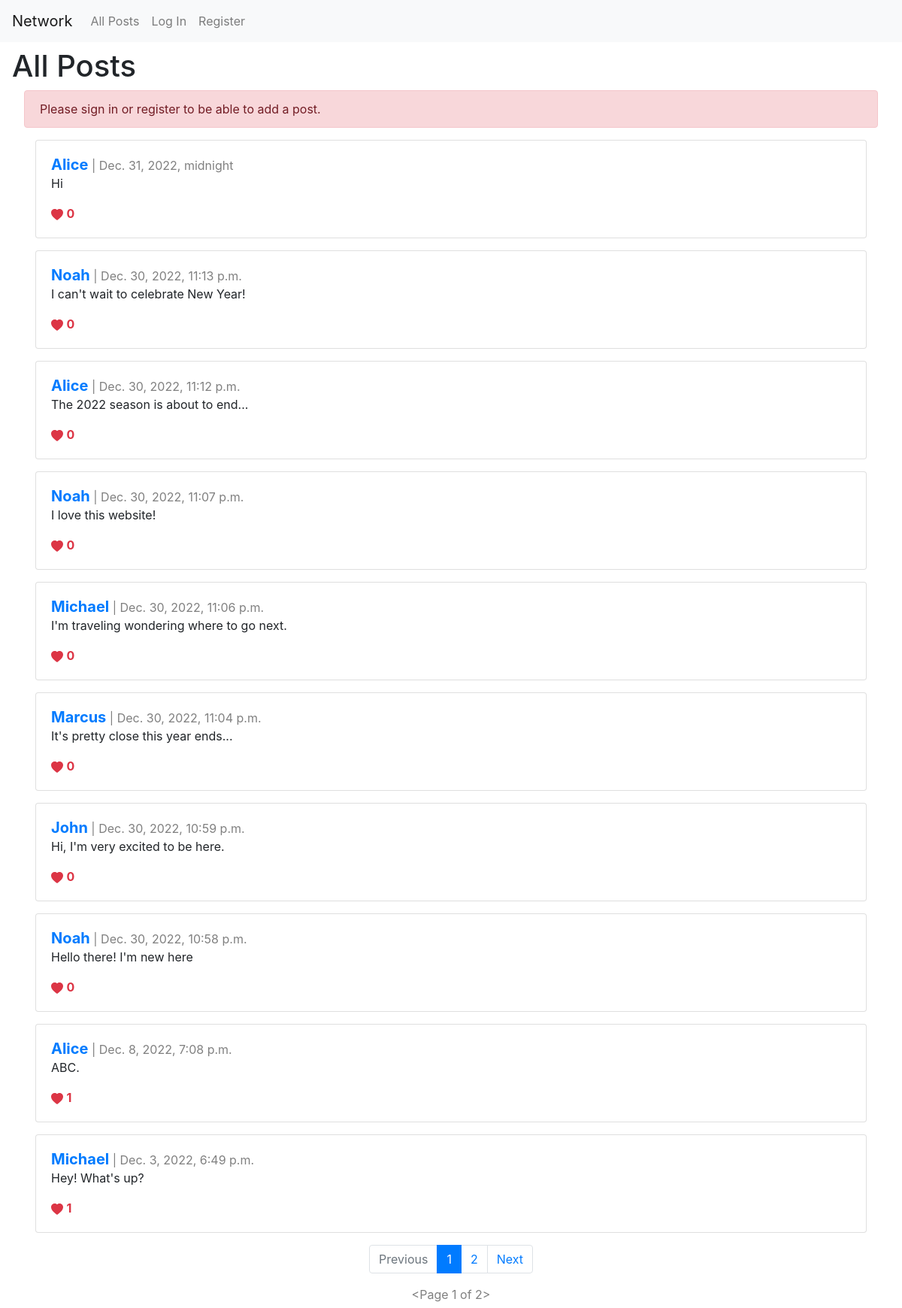
The page / on the database its author committed.
### network/models.py (models this page shows, shortened)
class Post(models.Model):
    author = models.ForeignKey("User", on_delete=models.CASCADE, related_name="user")
    description = models.CharField(max_length=1000)
    timestamp = models.DateTimeField(auto_now_add=True)

class User(AbstractUser):
    pass

### network/views.py (the view)
# urls.py: path("", views.index, name="index"),
def index(request):
    posts = Post.objects.all().order_by("id").reverse()
    p = Paginator(posts, 10)
    pageNumber = request.GET.get('page')
    postsPage = p.get_page(pageNumber)
    totalLikes = Like.objects.all()
    postsLiked = []
    try:
        for like in totalLikes:
            if like.user.id == request.user.id:
                postsLiked.append(like.post.id)
    except:
        postsLiked = []
    return render(request, "network/index.html", {
        "posts": posts,
        "postsPage": postsPage,
        "postsLiked": postsLiked,
        "totalLikes": totalLikes
    })

### network/templates/network/index.html (shortened to what this page needs)
{% extends "network/layout.html" %}
{% block body %}
<div class="main-title">
    <h1>All Posts</h1>
</div>
<div class="main-content">
    {% if user.is_authenticated %}
    <div class="row">
        <div class="col">
            <div class="card h-100" id="post-grid">
                <div class="card-body">
                    <form action="{% url 'newPost' %}" method="POST">
                        {% csrf_token %}
                        <h4><strong>New Post</strong></h4>
                        <textarea name="newPostText" id="newPostText" rows="4"></textarea>
                        <div align="right">
                            <button id="newPostButton" type="submit" name="newPostButton"
                                class="btn btn-outline-primary">
                                <svg xmlns="http://www.w3.org/2000/svg" width="16" height="16" fill="currentColor"
                                    class="bi bi-pencil-square" viewBox="0 0 16 16">
                                    <path
                                        d="M15.502 1.94a.5.5 0 0 1 0 .706L14.459 3.69l-2-2L13.502.646a.5.5 0 0 1 .707 0l1.293 1.293zm-1.75 2.456-2-2L4.939 9.21a.5.5 0 0 0-.121.196l-.805 2.414a.25.25 0 0 0 .316.316l2.414-.805a.5.5 0 0 0 .196-.12l6.813-6.814z" />
                                    <path fill-rule="evenodd"
                                        d="M1 13.5A1.5 1.5 0 0 0 2.5 15h11a1.5 1.5 0 0 0 1.5-1.5v-6a.5.5 0 0 0-1 0v6a.5.5 0 0 1-.5.5h-11a.5.5 0 0 1-.5-.5v-11a.5.5 0 0 1 .5-.5H9a.5.5 0 0 0 0-1H2.5A1.5 1.5 0 0 0 1 2.5v11z" />
                                </svg>
                                <strong>ADD POST</strong>
                            </button>
                        </div>
                    </form>
                </div>
            </div>
        </div>
    </div>
    {% else %}
    <div class="alert alert-danger" role="alert">
        Please sign in or register to be able to add a post.
    </div>
    {% endif %}
    {% for post in postsPage %}
    <div class="row">
        <div class="col">
            <div class="card h-100" id="post-grid">
                <div class="card-body">
                    <h5 style="display: inline" class="card-title"><a href="{% url 'profilePage' user_id=post.author.id %}"><strong>{{ post.author }}</strong></a></h5>
                    <div style="display: inline; color: gray;" class="card-date"> | {{ post.timestamp }}</div>
                    <p class="card-text" id="description{{post.id}}">{{ post.description }}</p>
                    <div class="card-buttonsContainer">
                        {% if user.is_authenticated %}
                            {% if post.id in postsLiked %}
                            <div align="left" class="card-button">
                                <button id="heartButton{{post.id}}" onClick="likeHandler('{{ post.id }}', '{{postsLiked}}', '{{post.post_like.count}}')" type="submit" name="heartButton" class="btn btn-outline-danger heartButton">
                                    <svg xmlns="http://www.w3.org/2000/svg" width="16" height="16" fill="currentColor"
                                        class="bi bi-heart-fill" viewBox="0 0 16 16">
                                        <path fill-rule="evenodd"
                                            d="M8 1.314C12.438-3.248 23.534 4.735 8 15-7.534 4.736 3.562-3.248 8 1.314z" />
                                    </svg>
                                    <strong>{{ post.post_like.count }}</strong>
                                </button>
                            </div>
                            {% else %}
                            <div align="left" class="card-button">
                                <button id="heartButton{{post.id}}" onClick="likeHandler('{{ post.id }}', '{{postsLiked}}', '{{post.post_like.count}}')" type="submit" name="heartButton" class="btn btn-outline-danger heartButton">
                                    <svg xmlns="http://www.w3.org/2000/svg" width="16" height="16" fill="currentColor" class="bi bi-heart" viewBox="0 0 16 16">
                                        <path d="m8 2.748-.717-.737C5.6.281 2.514.878 1.4 3.053c-.523 1.023-.641 2.5.314 4.385.92 1.815 2.834 3.989 6.286 6.357 3.452-2.368 5.365-4.542 6.286-6.357.955-1.886.838-3.362.314-4.385C13.486.878 10.4.28 8.717 2.01L8 2.748zM8 15C-7.333 4.868 3.279-3.04 7.824 1.143c.06.055.119.112.176.171a3.12 3.12 0 0 1 .176-.17C12.72-3.042 23.333 4.867 8 15z"/>
                                    </svg>
                                    <strong>{{ post.post_like.count }}</strong>
                                </button>
                            </div>
                            {% endif %}
                        {% else %}
                                <svg xmlns="http://www.w3.org/2000/svg" width="16" height="16" fill="#dc3545"
                                    class="bi bi-heart-fill" viewBox="0 0 16 16">
                                    <path fill-rule="evenodd"
                                        d="M8 1.314C12.438-3.248 23.534 4.735 8 15-7.534 4.736 3.562-3.248 8 1.314z" />
                                </svg>
                                <strong style="color: #dc3545">{{ post.post_like.count }}</strong>
                        {% endif %}
                    </div>
                </div>
            </div>
        </div>
    </div>
    {% endfor %}
    <nav aria-label="...">
        <ul class="pagination d-flex justify-content-center">
            {% if postsPage.has_previous %}
                <li class="page-item">
                    <a class="page-link" href="?page={{ postsPage.previous_page_number }}">Previous</a>
                </li>
            {% else %}
                <li class="page-item disabled">
                    <a class="page-link">Previous</a>
                </li>
            {% endif %}
            {% for pageNumber in postsPage.paginator.page_range %}
                {% if postsPage.number == pageNumber %}
                    <li class="page-item active" aria-current="page">
                        <a class="page-link">{{pageNumber}}</a>
                    </li>
                {% else %}
                    <a href="?page={{ pageNumber }}" class="page-link">
                        {{ pageNumber }}
                    </a>
                {% endif %}
            {% endfor %}
            {% if postsPage.has_next %}
                <li class="page-item">
                    <a class="page-link" href="?page={{ postsPage.next_page_number }}">Next</a>
                </li>
            {% else %}
                <li class="page-item disabled">
                    <a class="page-link">Next</a>
                </li>
            {% endif %}
        </ul>
    </nav>
    <div class="d-flex justify-content-center" style="color: gray;" class="card-date">{{ postsPage }}</div>
</div>
{% endblock %}

### network/static/network/styles.css (style rules this page uses)
.row { margin: 1em 0em; }
.main-title { margin: .5em 1em; }
.main-content { margin: .4em 2em; }

### rows shown on the page
Post: author "Alice", timestamp "Dec. 31, 2022, midnight", description "Hi", post_like.count "0"
Post: author "Noah", timestamp "Dec. 30, 2022, 11:13 p.m.", description "I can't wait to celebrate New Year!", post_like.count "0"
Post: author "Alice", timestamp "Dec. 30, 2022, 11:12 p.m.", description "The 2022 season is about to end...", post_like.count "0"
Post: author "Noah", timestamp "Dec. 30, 2022, 11:07 p.m.", description "I love this website!", post_like.count "0"
Post: author "Michael", timestamp "Dec. 30, 2022, 11:06 p.m.", description "I'm traveling wondering where to go next.", post_like.count "0"
Post: author "Marcus", timestamp "Dec. 30, 2022, 11:04 p.m.", description "It's pretty close this year ends...", post_like.count "0"
Post: author "John", timestamp "Dec. 30, 2022, 10:59 p.m.", description "Hi, I'm very excited to be here.", post_like.count "0"
Post: author "Noah", timestamp "Dec. 30, 2022, 10:58 p.m.", description "Hello there! I'm new here", post_like.count "0"
Post: author "Alice", timestamp "Dec. 8, 2022, 7:08 p.m.", description "ABC.", post_like.count "1"
Post: author "Michael", timestamp "Dec. 3, 2022, 6:49 p.m.", description "Hey! What's up?", post_like.count "1"

### other values the page prints
{{ pageNumber }} "1"
{{ pageNumber }} "2"
{{ postsPage }} "<Page 1 of 2>"
